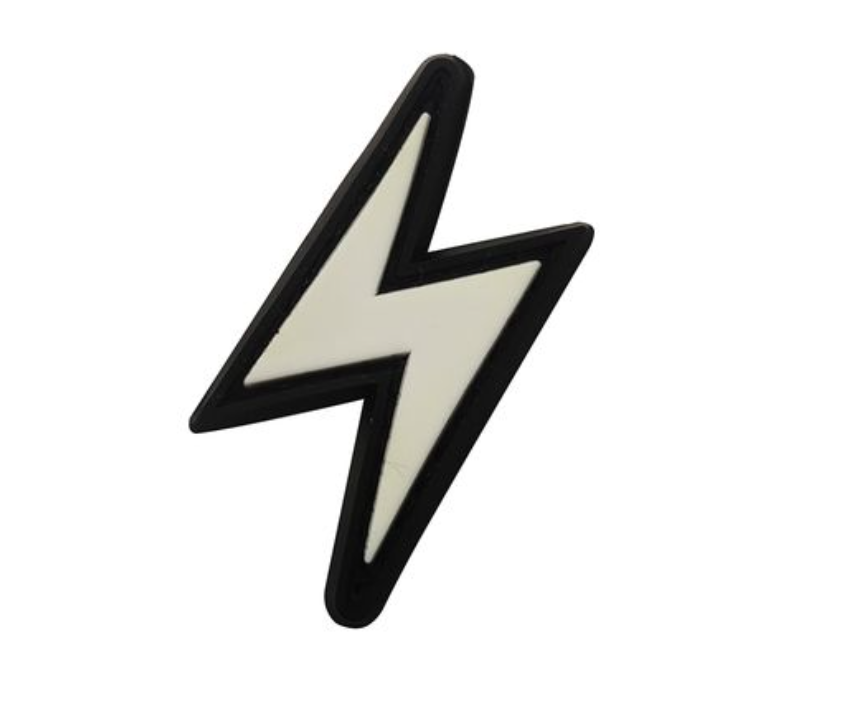
#> input picture image/flash.png, 843 x 705 px
$ python '33 graph minEnclosingCercle.py'
#> lines starting #> are read from the running program, lines starting #| are printed output that depends on the picture; after the words box and inside, x2 and y2 are one past the last pixel; in counts of white or black regions, pixels touching at a corner belong together
import cv2 as cv
import numpy as np
import matplotlib.pyplot as plt

img = cv.imread("image/flash.png")
#> img is the input picture: shape (705, 843, 3); mean B, G, R 229.2, 230.2, 230.4
imgray = cv.cvtColor(img ,cv.COLOR_BGR2GRAY)

res , thresh = cv.threshold(imgray,127,255,0)#函数的返回值 res 是选择的阈值，thresh 是应用阈值后的图像。
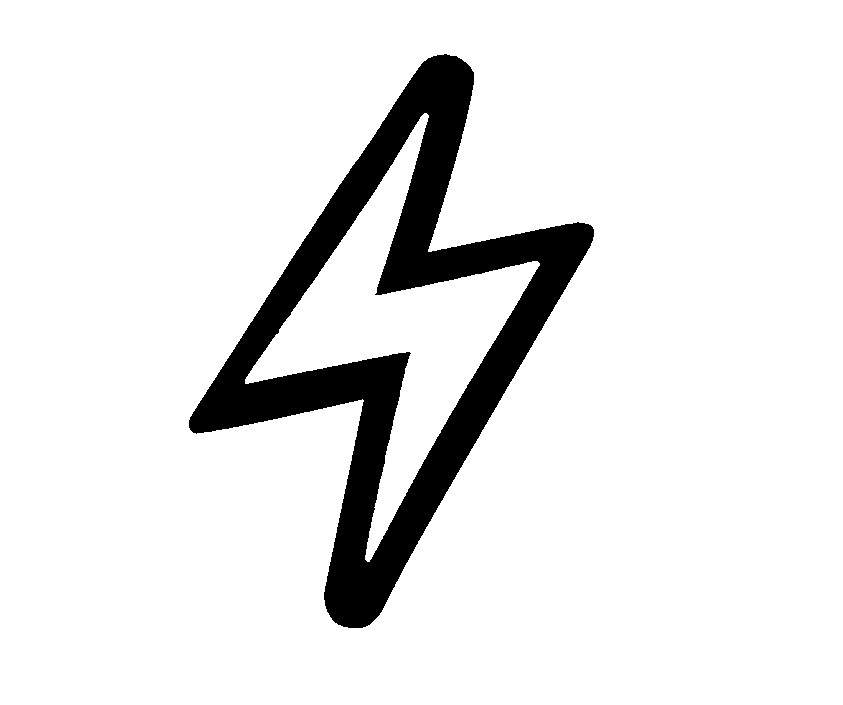
#> thresh: shape (705, 843); 90.6% white; 1 black region

contours,hierarchy = cv.findContours(thresh, 1 , 2 )
#> contours = 3 contours; box (x1, y1, x2, y2) and area: (0, 0, 843, 705) 592768, (188, 53, 595, 629) 89675, (245, 113, 540, 562) 32442

cnt = contours[1]
#> cnt = contour of 941 points, box (x1, y1, x2, y2) (188, 53, 595, 629), area 89675

(x,y),radius = cv.minEnclosingCircle(cnt)
#> x = 397; y = 340.5; radius = 291.6
center = (int(x),int(y))
#> center = (397, 340)
radius = int(radius)
#> radius = 291
img = cv.circle(img,center,radius,(0,255,0),2)
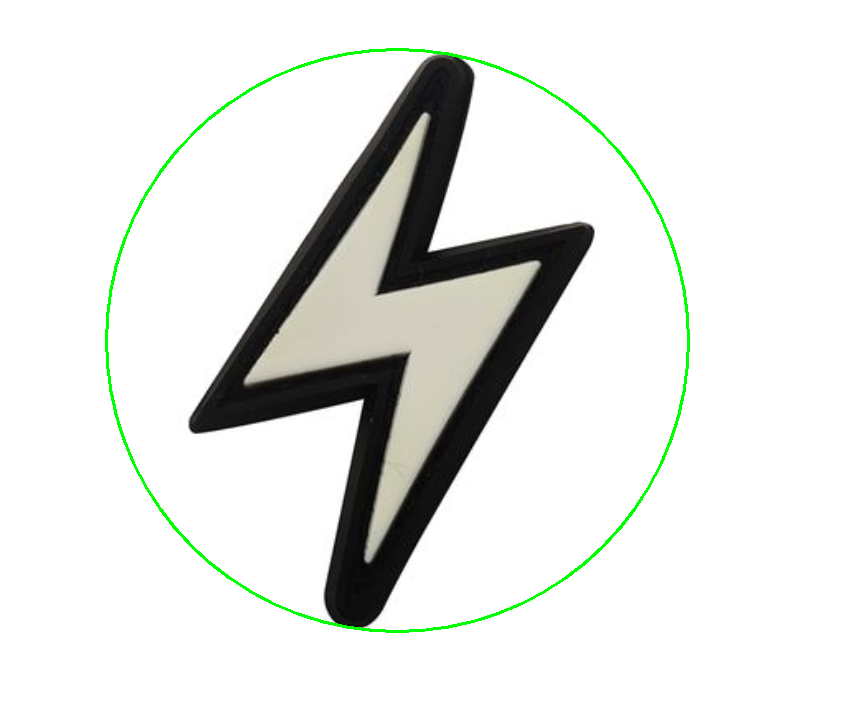
#> img: shape (705, 843, 3); 0.93% of pixels changed, all inside (x1, y1, x2, y2) = (105, 48, 690, 633)

plt.figure(figsize=(10,8),dpi=100)
plt.imshow(img[:,:,::-1])
plt.title("circle")
plt.xticks([])
plt.yticks([])
plt.show()
